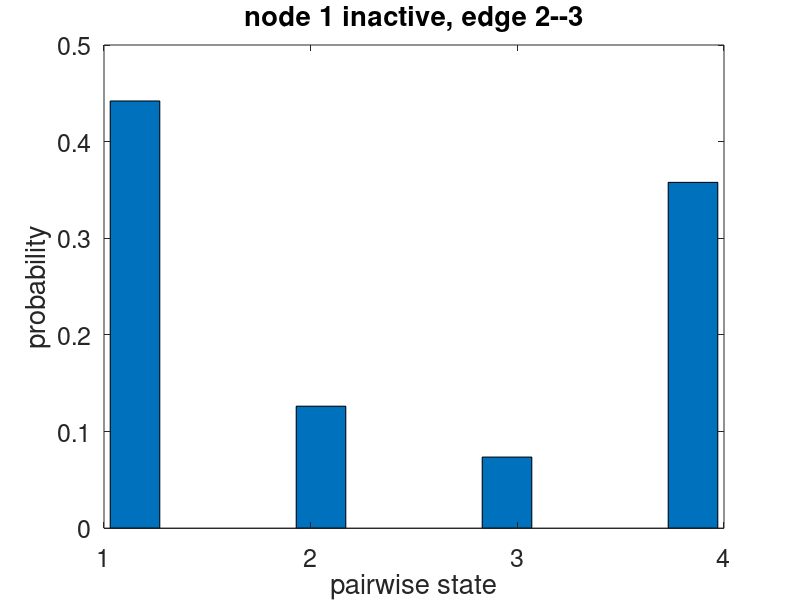
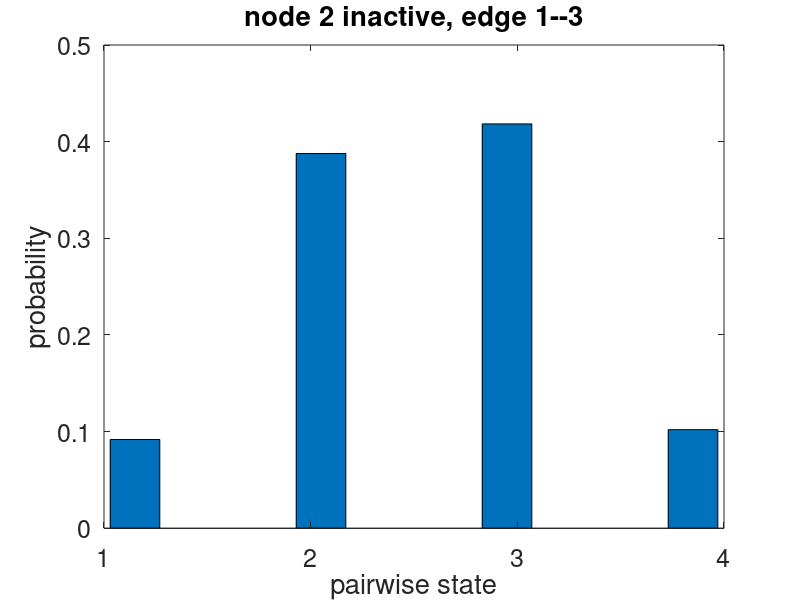
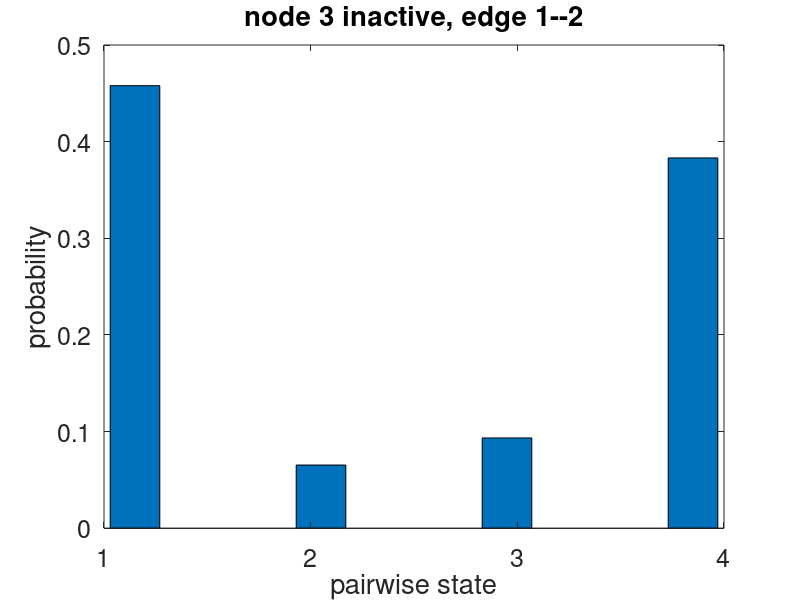

Write MATLAB code to recreate these figures, in order.
% reset
close all;
clear;

% number of samples
N=300;

% number of variables
K=3;

% container for samples
T=zeros(N,K);

% edges
e = [2 3;
     1 3;
     1 2];

% pairwise states
s = [0 0;
     0 1;
     1 0;
     1 1];

% marginals correspond to probabilities
% of pairwise states s
% [00 01
%  10 11]

% 2--3 marginal
m(:,:,1) = [0.4;
            0.1; 
            0.1;
            0.4];

% 1--3 marginal 
m(:,:,2) = [0.1;
            0.4; 
            0.4;
            0.1];

% 1--2 marginal         
m(:,:,3) = [0.4;
            0.1; 
            0.1;
            0.4];
    
for i = 1:N
    % sample inactive variable index
    k = randsample(3,1);
    
    % sample pair state
    ps = find(mnrnd(1,m(:,:,k)));
    
    % sample triple state
    T(i,k) = -1;
    T(i,e(k,1)) = s(ps,1);
    T(i,e(k,2)) = s(ps,2);    
end

% compute and plot pairwise histograms from triple states
for k = 1:size(T,2)
    TT = T(T(:,k)==-1,:);
    [q,i,j]=unique(TT,'rows');
    [f,x]=hist(j);
    fprintf('\ntriple state counts for node %d inactive, edge %d--%d\n',k,e(k,1),e(k,2));
    disp([q f(f~=0)']);
    figure('Color','w');
    bar(x,f/sum(f));
    set(gca,'FontSize',18);
    set(gca,'XTick',1:4);
    title(sprintf('node %d inactive, edge %d--%d',k,e(k,1),e(k,2)));
    xlabel('pairwise state');
    ylabel('probability');
end